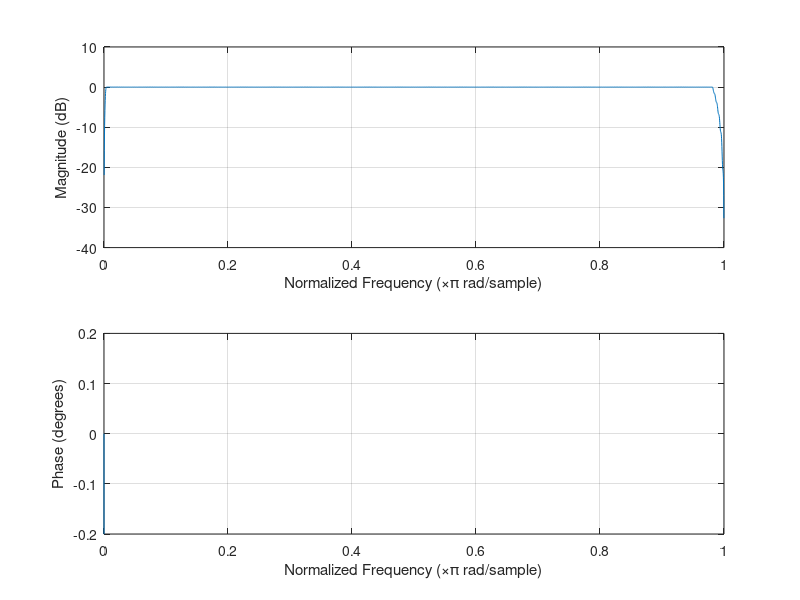

MATLAB code to generate this figure:
%DSP_HILBApprox_1.m
%Ryan Colon
%02.12.22
%Purpose is to create a causal approximation of a Hilbert Transform Filter
%meeting following specifications

%Specifications:
%Sample rate: 32 kHz
%Input Signal Range: 100 Hz to 14 kHz
%Frequency shift range: -16 kHz to +16 kHz
%Attenuation of unwanted component: >-50 dB
%Frequency Shift needs to be able to change mid program

clear
clc

Fs = 32e3;
n = 1200;
amps = [0 1 1 1 1 0];
freqs = [0 49 59 15.7e3 15.701e3 16e3] / (Fs/2);
w = [0.1 1 0.2];


Coeffs = firpm(n, freqs, amps, w, 'hilbert');
freqz(Coeffs)
ylim([-0.2 0.2])

%Write the coefficients to a file for submission
FID = fopen('RyanColon_HilCoeff17.txt','w');

if FID > 0
    fprintf(FID, "Ryan Colon, Hilbert Transform Filter, Attempt 17 (Guess)\n");
    
    for i = 1:(length(Coeffs)-1)
        fprintf(FID, '%.14f\n', Coeffs(i));
    end
    fprintf(FID, '%.14f', Coeffs(length(Coeffs)));
    fclose(FID);
end